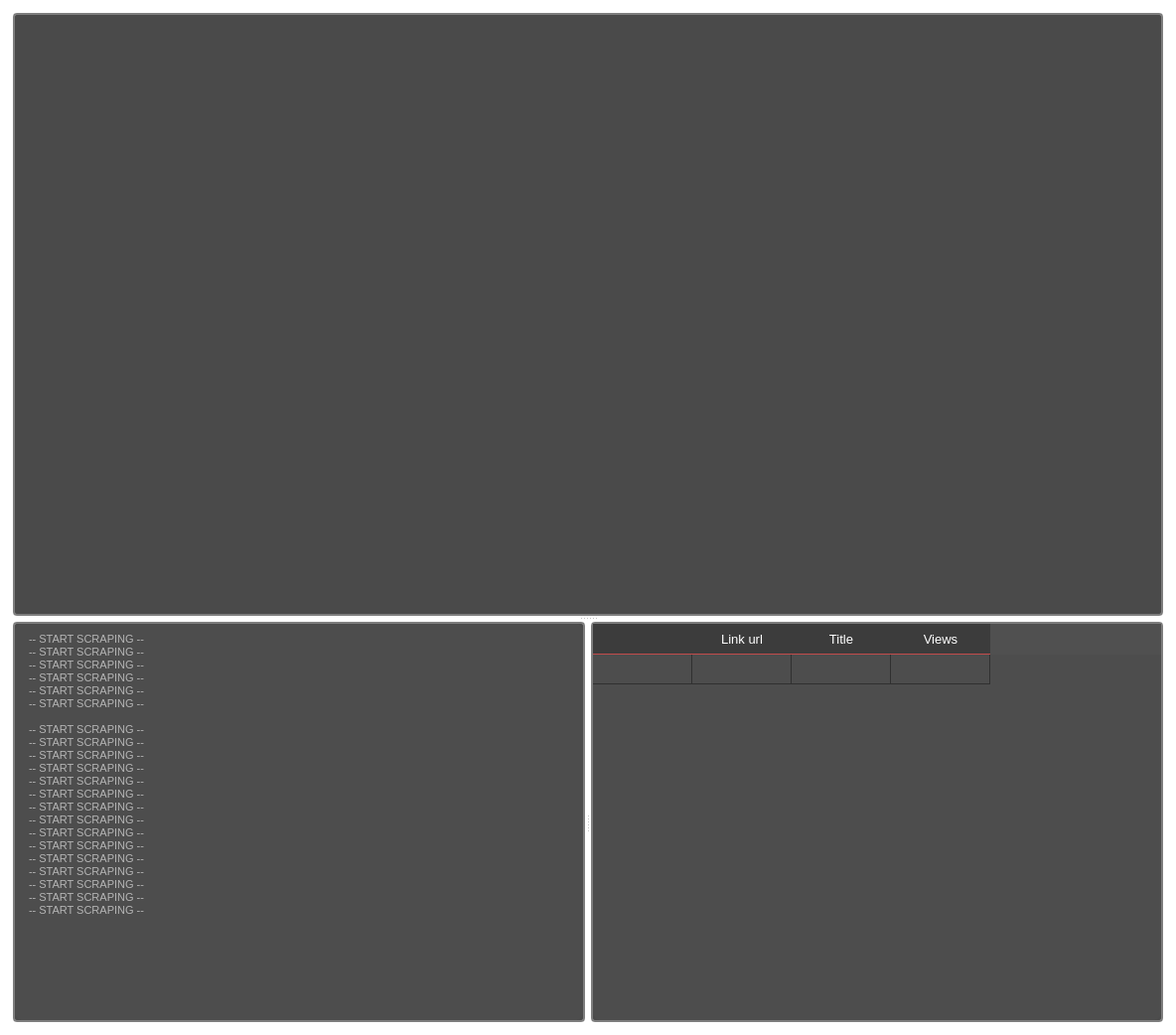
<?xml version="1.0" encoding="UTF-8"?>
<ui version="4.0">
 <class>Form</class>
 <widget class="QWidget" name="Form">
  <property name="geometry">
   <rect>
    <x>0</x>
    <y>0</y>
    <width>1184</width>
    <height>1042</height>
   </rect>
  </property>
  <property name="windowTitle">
   <string>Form</string>
  </property>
  <property name="styleSheet">
   <string notr="true">border:none;
background-color: qlineargradient(spread:pad, x1:0, y1:0.0116818, x2:1, y2:1, stop:1 rgba(0, 0, 0, 0));</string>
  </property>
  <layout class="QHBoxLayout" name="horizontalLayout_2">
   <item>
    <widget class="QSplitter" name="splitter_2">
     <property name="orientation">
      <enum>Qt::Vertical</enum>
     </property>
     <property name="handleWidth">
      <number>2</number>
     </property>
     <property name="childrenCollapsible">
      <bool>false</bool>
     </property>
     <widget class="QWidget" name="layoutWidget">
      <layout class="QGridLayout" name="gridLayout_3" rowstretch="0">
       <property name="sizeConstraint">
        <enum>QLayout::SetMaximumSize</enum>
       </property>
       <property name="topMargin">
        <number>0</number>
       </property>
       <property name="bottomMargin">
        <number>0</number>
       </property>
       <property name="horizontalSpacing">
        <number>6</number>
       </property>
       <item row="0" column="0">
        <widget class="QFrame" name="central_panel_frame">
         <property name="minimumSize">
          <size>
           <width>0</width>
           <height>300</height>
          </size>
         </property>
         <property name="maximumSize">
          <size>
           <width>16777215</width>
           <height>16777215</height>
          </size>
         </property>
         <property name="styleSheet">
          <string notr="true">border:none;
</string>
         </property>
         <property name="frameShape">
          <enum>QFrame::StyledPanel</enum>
         </property>
         <property name="frameShadow">
          <enum>QFrame::Raised</enum>
         </property>
         <layout class="QHBoxLayout" name="horizontalLayout_4">
          <property name="leftMargin">
           <number>0</number>
          </property>
          <property name="topMargin">
           <number>0</number>
          </property>
          <property name="rightMargin">
           <number>0</number>
          </property>
          <property name="bottomMargin">
           <number>0</number>
          </property>
          <item>
           <widget class="QFrame" name="frame_5">
            <property name="maximumSize">
             <size>
              <width>16777215</width>
              <height>16777215</height>
             </size>
            </property>
            <property name="styleSheet">
             <string notr="true">

border:0px;</string>
            </property>
            <property name="frameShape">
             <enum>QFrame::StyledPanel</enum>
            </property>
            <property name="frameShadow">
             <enum>QFrame::Raised</enum>
            </property>
            <layout class="QHBoxLayout" name="horizontalLayout_14">
             <property name="leftMargin">
              <number>2</number>
             </property>
             <property name="topMargin">
              <number>2</number>
             </property>
             <property name="rightMargin">
              <number>2</number>
             </property>
             <property name="bottomMargin">
              <number>2</number>
             </property>
             <item>
              <widget class="QFrame" name="frame_2">
               <property name="styleSheet">
                <string notr="true">background-color: #4A4A4A;
border:2px solid #7E7E7E;
border-radius:4px;</string>
               </property>
               <property name="frameShape">
                <enum>QFrame::StyledPanel</enum>
               </property>
               <property name="frameShadow">
                <enum>QFrame::Raised</enum>
               </property>
               <layout class="QHBoxLayout" name="horizontalLayout_11">
                <property name="leftMargin">
                 <number>0</number>
                </property>
                <property name="topMargin">
                 <number>0</number>
                </property>
                <property name="rightMargin">
                 <number>0</number>
                </property>
                <property name="bottomMargin">
                 <number>0</number>
                </property>
                <item>
                 <layout class="QHBoxLayout" name="selenium_layout">
                  <property name="topMargin">
                   <number>4</number>
                  </property>
                 </layout>
                </item>
               </layout>
              </widget>
             </item>
            </layout>
           </widget>
          </item>
         </layout>
        </widget>
       </item>
      </layout>
     </widget>
     <widget class="QWidget" name="horizontalLayoutWidget_2">
      <layout class="QHBoxLayout" name="layout_monitoring">
       <item>
        <widget class="QFrame" name="scraping_monitoring_frame">
         <property name="sizePolicy">
          <sizepolicy hsizetype="Preferred" vsizetype="Expanding">
           <horstretch>0</horstretch>
           <verstretch>0</verstretch>
          </sizepolicy>
         </property>
         <property name="minimumSize">
          <size>
           <width>0</width>
           <height>0</height>
          </size>
         </property>
         <property name="styleSheet">
          <string notr="true">border:none;
background-color: qlineargradient(spread:pad, x1:0, y1:0.0116818, x2:1, y2:1, stop:1 rgba(0, 0, 0, 0));</string>
         </property>
         <property name="frameShape">
          <enum>QFrame::StyledPanel</enum>
         </property>
         <property name="frameShadow">
          <enum>QFrame::Raised</enum>
         </property>
         <layout class="QHBoxLayout" name="horizontalLayout_3">
          <property name="spacing">
           <number>0</number>
          </property>
          <property name="sizeConstraint">
           <enum>QLayout::SetDefaultConstraint</enum>
          </property>
          <property name="leftMargin">
           <number>0</number>
          </property>
          <property name="topMargin">
           <number>0</number>
          </property>
          <property name="rightMargin">
           <number>0</number>
          </property>
          <property name="bottomMargin">
           <number>0</number>
          </property>
          <item>
           <widget class="QSplitter" name="splitter">
            <property name="sizePolicy">
             <sizepolicy hsizetype="Expanding" vsizetype="Expanding">
              <horstretch>0</horstretch>
              <verstretch>0</verstretch>
             </sizepolicy>
            </property>
            <property name="lineWidth">
             <number>1</number>
            </property>
            <property name="orientation">
             <enum>Qt::Horizontal</enum>
            </property>
            <property name="opaqueResize">
             <bool>true</bool>
            </property>
            <property name="handleWidth">
             <number>2</number>
            </property>
            <property name="childrenCollapsible">
             <bool>false</bool>
            </property>
            <widget class="QWidget" name="layoutWidget">
             <layout class="QHBoxLayout" name="horizontalLayout_18">
              <property name="sizeConstraint">
               <enum>QLayout::SetMaximumSize</enum>
              </property>
              <property name="leftMargin">
               <number>0</number>
              </property>
              <property name="topMargin">
               <number>0</number>
              </property>
              <property name="rightMargin">
               <number>0</number>
              </property>
              <item>
               <widget class="QFrame" name="left_bottom_frame">
                <property name="minimumSize">
                 <size>
                  <width>230</width>
                  <height>0</height>
                 </size>
                </property>
                <property name="styleSheet">
                 <string notr="true">
border:0px;</string>
                </property>
                <property name="frameShape">
                 <enum>QFrame::StyledPanel</enum>
                </property>
                <property name="frameShadow">
                 <enum>QFrame::Raised</enum>
                </property>
                <layout class="QHBoxLayout" name="horizontalLayout_24">
                 <property name="leftMargin">
                  <number>2</number>
                 </property>
                 <property name="topMargin">
                  <number>2</number>
                 </property>
                 <property name="rightMargin">
                  <number>2</number>
                 </property>
                 <property name="bottomMargin">
                  <number>2</number>
                 </property>
                 <item>
                  <widget class="QFrame" name="frame_23">
                   <property name="styleSheet">
                    <string notr="true">background-color: #4A4A4A;
border:2px solid #7E7E7E;
border-radius:4px;</string>
                   </property>
                   <property name="frameShape">
                    <enum>QFrame::StyledPanel</enum>
                   </property>
                   <property name="frameShadow">
                    <enum>QFrame::Raised</enum>
                   </property>
                   <layout class="QHBoxLayout" name="horizontalLayout_25">
                    <property name="leftMargin">
                     <number>0</number>
                    </property>
                    <property name="topMargin">
                     <number>0</number>
                    </property>
                    <property name="rightMargin">
                     <number>0</number>
                    </property>
                    <property name="bottomMargin">
                     <number>0</number>
                    </property>
                    <item>
                     <widget class="QTextBrowser" name="textBrowser">
                      <property name="styleSheet">
                       <string notr="true">QTextBrowser{
	border:none;
		color: rgb(181, 181, 181);
	border-radius:8px;
	background-color: rgb(77, 77, 77);
	padding-left:10px;
	padding-top:5px;
	padding-bottom:5px;
	padding-right:10px;
}</string>
                      </property>
                      <property name="html">
                       <string>&lt;!DOCTYPE HTML PUBLIC &quot;-//W3C//DTD HTML 4.0//EN&quot; &quot;http://www.w3.org/TR/REC-html40/strict.dtd&quot;&gt;
&lt;html&gt;&lt;head&gt;&lt;meta name=&quot;qrichtext&quot; content=&quot;1&quot; /&gt;&lt;style type=&quot;text/css&quot;&gt;
p, li { white-space: pre-wrap; }
&lt;/style&gt;&lt;/head&gt;&lt;body style=&quot; font-family:'MS Shell Dlg 2'; font-size:8.25pt; font-weight:400; font-style:normal;&quot;&gt;
&lt;p style=&quot; margin-top:0px; margin-bottom:0px; margin-left:0px; margin-right:0px; -qt-block-indent:0; text-indent:0px;&quot;&gt;-- START SCRAPING --	&lt;/p&gt;
&lt;p style=&quot; margin-top:0px; margin-bottom:0px; margin-left:0px; margin-right:0px; -qt-block-indent:0; text-indent:0px;&quot;&gt;-- START SCRAPING --	&lt;/p&gt;
&lt;p style=&quot; margin-top:0px; margin-bottom:0px; margin-left:0px; margin-right:0px; -qt-block-indent:0; text-indent:0px;&quot;&gt;-- START SCRAPING --	&lt;/p&gt;
&lt;p style=&quot; margin-top:0px; margin-bottom:0px; margin-left:0px; margin-right:0px; -qt-block-indent:0; text-indent:0px;&quot;&gt;-- START SCRAPING --	&lt;/p&gt;
&lt;p style=&quot; margin-top:0px; margin-bottom:0px; margin-left:0px; margin-right:0px; -qt-block-indent:0; text-indent:0px;&quot;&gt;-- START SCRAPING --	&lt;/p&gt;
&lt;p style=&quot; margin-top:0px; margin-bottom:0px; margin-left:0px; margin-right:0px; -qt-block-indent:0; text-indent:0px;&quot;&gt;-- START SCRAPING --	&lt;/p&gt;
&lt;p style=&quot;-qt-paragraph-type:empty; margin-top:0px; margin-bottom:0px; margin-left:0px; margin-right:0px; -qt-block-indent:0; text-indent:0px;&quot;&gt;&lt;br /&gt;&lt;/p&gt;
&lt;p style=&quot; margin-top:0px; margin-bottom:0px; margin-left:0px; margin-right:0px; -qt-block-indent:0; text-indent:0px;&quot;&gt;-- START SCRAPING --	&lt;/p&gt;
&lt;p style=&quot; margin-top:0px; margin-bottom:0px; margin-left:0px; margin-right:0px; -qt-block-indent:0; text-indent:0px;&quot;&gt;-- START SCRAPING --	&lt;/p&gt;
&lt;p style=&quot; margin-top:0px; margin-bottom:0px; margin-left:0px; margin-right:0px; -qt-block-indent:0; text-indent:0px;&quot;&gt;-- START SCRAPING --	&lt;/p&gt;
&lt;p style=&quot; margin-top:0px; margin-bottom:0px; margin-left:0px; margin-right:0px; -qt-block-indent:0; text-indent:0px;&quot;&gt;-- START SCRAPING --	&lt;/p&gt;
&lt;p style=&quot; margin-top:0px; margin-bottom:0px; margin-left:0px; margin-right:0px; -qt-block-indent:0; text-indent:0px;&quot;&gt;-- START SCRAPING --	&lt;/p&gt;
&lt;p style=&quot; margin-top:0px; margin-bottom:0px; margin-left:0px; margin-right:0px; -qt-block-indent:0; text-indent:0px;&quot;&gt;-- START SCRAPING --	&lt;/p&gt;
&lt;p style=&quot; margin-top:0px; margin-bottom:0px; margin-left:0px; margin-right:0px; -qt-block-indent:0; text-indent:0px;&quot;&gt;-- START SCRAPING --	&lt;/p&gt;
&lt;p style=&quot; margin-top:0px; margin-bottom:0px; margin-left:0px; margin-right:0px; -qt-block-indent:0; text-indent:0px;&quot;&gt;-- START SCRAPING --	&lt;/p&gt;
&lt;p style=&quot; margin-top:0px; margin-bottom:0px; margin-left:0px; margin-right:0px; -qt-block-indent:0; text-indent:0px;&quot;&gt;-- START SCRAPING --	&lt;/p&gt;
&lt;p style=&quot; margin-top:0px; margin-bottom:0px; margin-left:0px; margin-right:0px; -qt-block-indent:0; text-indent:0px;&quot;&gt;-- START SCRAPING --	&lt;/p&gt;
&lt;p style=&quot; margin-top:0px; margin-bottom:0px; margin-left:0px; margin-right:0px; -qt-block-indent:0; text-indent:0px;&quot;&gt;-- START SCRAPING --	&lt;/p&gt;
&lt;p style=&quot; margin-top:0px; margin-bottom:0px; margin-left:0px; margin-right:0px; -qt-block-indent:0; text-indent:0px;&quot;&gt;-- START SCRAPING --	&lt;/p&gt;
&lt;p style=&quot; margin-top:0px; margin-bottom:0px; margin-left:0px; margin-right:0px; -qt-block-indent:0; text-indent:0px;&quot;&gt;-- START SCRAPING --	&lt;/p&gt;
&lt;p style=&quot; margin-top:0px; margin-bottom:0px; margin-left:0px; margin-right:0px; -qt-block-indent:0; text-indent:0px;&quot;&gt;-- START SCRAPING --	&lt;/p&gt;
&lt;p style=&quot; margin-top:0px; margin-bottom:0px; margin-left:0px; margin-right:0px; -qt-block-indent:0; text-indent:0px;&quot;&gt;-- START SCRAPING --	&lt;/p&gt;&lt;/body&gt;&lt;/html&gt;</string>
                      </property>
                     </widget>
                    </item>
                   </layout>
                  </widget>
                 </item>
                </layout>
               </widget>
              </item>
             </layout>
            </widget>
            <widget class="QWidget" name="horizontalLayoutWidget">
             <layout class="QHBoxLayout" name="horizontalLayout">
              <item>
               <widget class="QFrame" name="right_bottom_frame">
                <property name="sizePolicy">
                 <sizepolicy hsizetype="Expanding" vsizetype="Expanding">
                  <horstretch>0</horstretch>
                  <verstretch>0</verstretch>
                 </sizepolicy>
                </property>
                <property name="minimumSize">
                 <size>
                  <width>230</width>
                  <height>0</height>
                 </size>
                </property>
                <property name="styleSheet">
                 <string notr="true">
border:0px;</string>
                </property>
                <property name="frameShape">
                 <enum>QFrame::StyledPanel</enum>
                </property>
                <property name="frameShadow">
                 <enum>QFrame::Raised</enum>
                </property>
                <layout class="QHBoxLayout" name="horizontalLayout_29">
                 <property name="leftMargin">
                  <number>2</number>
                 </property>
                 <property name="topMargin">
                  <number>2</number>
                 </property>
                 <property name="rightMargin">
                  <number>2</number>
                 </property>
                 <property name="bottomMargin">
                  <number>2</number>
                 </property>
                 <item>
                  <widget class="QFrame" name="frame_28">
                   <property name="styleSheet">
                    <string notr="true">QFrame #frame_28{
background-color: #4A4A4A;
border:2px solid #7E7E7E;
border-radius:4px;
}</string>
                   </property>
                   <property name="frameShape">
                    <enum>QFrame::StyledPanel</enum>
                   </property>
                   <property name="frameShadow">
                    <enum>QFrame::Raised</enum>
                   </property>
                   <layout class="QHBoxLayout" name="horizontalLayout_30">
                    <property name="leftMargin">
                     <number>0</number>
                    </property>
                    <property name="topMargin">
                     <number>0</number>
                    </property>
                    <property name="rightMargin">
                     <number>0</number>
                    </property>
                    <property name="bottomMargin">
                     <number>0</number>
                    </property>
                    <item>
                     <widget class="QTableWidget" name="tableWidget">
                      <property name="font">
                       <font>
                        <family>Roboto</family>
                       </font>
                      </property>
                      <property name="styleSheet">
                       <string notr="true">QTableWidget{
	border-radius:8px;
	border: none;
}



QTableWidget, QHeaderView::section, QTableWidget QTableCornerButton:section
{
	background-color: rgb(77, 77, 77);
    color: #fff;
    gridline-color:  rgb(48, 48, 48);

}

QTableWidget::item:selected
{
	background-color: rgb(56, 56, 56);
}


QTableWidget QTableCornerButton::section {
background-color: qlineargradient(spread:pad, x1:0, y1:0.0116818, x2:1, y2:1, stop:1 rgba(0, 0, 0, 0));
}

QHeaderView{
font: 13px ;
color:rgb(240, 240, 240);
background-color: rgb(80, 80, 80);
}
QHeaderView::section:horizontal{
min-height:30px;
border:0;
border-bottom:1px solid rgb(195, 75, 75);
background-color: rgb(60,60,60);
}

QHeaderView::section{
font: 13px ;
text-align:center;
}
QHeaderView::section:hover{
	color: rgb(255, 255, 255);
	background-color: rgb(75, 75, 75);
}
QHeaderView::section:checked{/*不取消高亮*/
	color: rgb(255, 255, 255);
	background-color: rgb(75, 75, 75);
}
QHeaderView::section:selected{
	color: rgb(255, 255, 255);
	background-color: rgb(75, 75, 75);
}
QHeaderView::section:checked:hover{
	color: rgb(255, 255, 255);
	background-color: rgb(75, 75, 75);
}
</string>
                      </property>
                      <property name="horizontalScrollBarPolicy">
                       <enum>Qt::ScrollBarAsNeeded</enum>
                      </property>
                      <property name="alternatingRowColors">
                       <bool>false</bool>
                      </property>
                      <property name="showGrid">
                       <bool>true</bool>
                      </property>
                      <property name="sortingEnabled">
                       <bool>false</bool>
                      </property>
                      <property name="rowCount">
                       <number>1</number>
                      </property>
                      <property name="columnCount">
                       <number>4</number>
                      </property>
                      <attribute name="horizontalHeaderHighlightSections">
                       <bool>true</bool>
                      </attribute>
                      <attribute name="horizontalHeaderShowSortIndicator" stdset="0">
                       <bool>false</bool>
                      </attribute>
                      <attribute name="horizontalHeaderStretchLastSection">
                       <bool>false</bool>
                      </attribute>
                      <attribute name="verticalHeaderVisible">
                       <bool>false</bool>
                      </attribute>
                      <attribute name="verticalHeaderCascadingSectionResizes">
                       <bool>false</bool>
                      </attribute>
                      <attribute name="verticalHeaderHighlightSections">
                       <bool>false</bool>
                      </attribute>
                      <attribute name="verticalHeaderShowSortIndicator" stdset="0">
                       <bool>false</bool>
                      </attribute>
                      <row/>
                      <column>
                       <property name="text">
                        <string/>
                       </property>
                      </column>
                      <column>
                       <property name="text">
                        <string>Link url</string>
                       </property>
                      </column>
                      <column>
                       <property name="text">
                        <string>Title</string>
                       </property>
                      </column>
                      <column>
                       <property name="text">
                        <string>Views</string>
                       </property>
                      </column>
                     </widget>
                    </item>
                   </layout>
                  </widget>
                 </item>
                </layout>
               </widget>
              </item>
             </layout>
            </widget>
           </widget>
          </item>
         </layout>
        </widget>
       </item>
      </layout>
     </widget>
    </widget>
   </item>
  </layout>
 </widget>
 <resources/>
 <connections/>
</ui>
